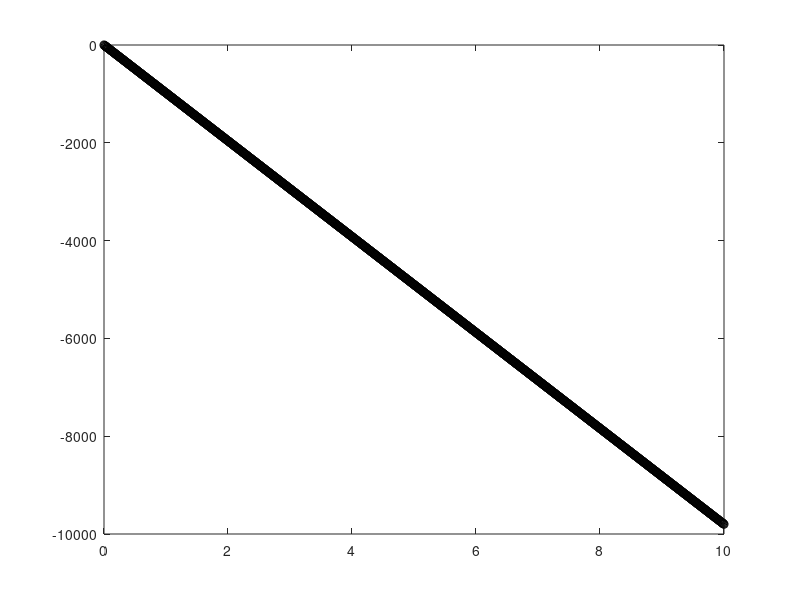

Here is the MATLAB script that generated this plot:
%Spencer Krum
%PH322 Problem 1
%

%euler formula to do diffeq dv/dt = -g
%from t = 0, t= 10
%using various timesteps


%general form of euler Val(t + dt) = val(T) + dval(t) * dt
%cool thing is dval(t) is defined as -g for all vals

g = 9.8

dt = .01


t1 = 0;

t2 = 10;
t = t1:dt:t2;

y(1) = 0;


for i=1:length(t)-1,
    y(i+1) = y(i) + -g;
end

plot(t,y,'-ok')

  
